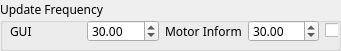
  <widget class="QGroupBox" name="groupBox_4">
   <property name="geometry">
    <rect>
     <x>260</x>
     <y>20</y>
     <width>341</width>
     <height>51</height>
    </rect>
   </property>
   <property name="font">
    <font>
     <family>Bahnschrift SemiLight</family>
    </font>
   </property>
   <property name="title">
    <string>Update Frequency</string>
   </property>
   <widget class="QWidget" name="layoutWidget">
    <property name="geometry">
     <rect>
      <x>10</x>
      <y>20</y>
      <width>328</width>
      <height>22</height>
     </rect>
    </property>
    <layout class="QHBoxLayout" name="horizontalLayout_8">
     <item>
      <widget class="QLabel" name="label_18">
       <property name="text">
        <string>GUI</string>
       </property>
      </widget>
     </item>
     <item>
      <widget class="QDoubleSpinBox" name="Gui_update_frq_spinBox">
       <property name="minimum">
        <double>0.100000000000000</double>
       </property>
       <property name="maximum">
        <double>60.000000000000000</double>
       </property>
       <property name="value">
        <double>30.000000000000000</double>
       </property>
      </widget>
     </item>
     <item>
      <widget class="QLabel" name="label_19">
       <property name="text">
        <string>Motor Inform</string>
       </property>
      </widget>
     </item>
     <item>
      <widget class="QDoubleSpinBox" name="Motor_status_update_frq_spinBox">
       <property name="minimum">
        <double>0.100000000000000</double>
       </property>
       <property name="maximum">
        <double>1000.000000000000000</double>
       </property>
       <property name="value">
        <double>30.000000000000000</double>
       </property>
      </widget>
     </item>
     <item>
      <widget class="QCheckBox" name="Motor_status_update_checkbox">
       <property name="minimumSize">
        <size>
         <width>13</width>
         <height>0</height>
        </size>
       </property>
       <property name="maximumSize">
        <size>
         <width>13</width>
         <height>16777215</height>
        </size>
       </property>
       <property name="text">
        <string/>
       </property>
       <property name="checked">
        <bool>false</bool>
       </property>
      </widget>
     </item>
    </layout>
   </widget>
  </widget>
